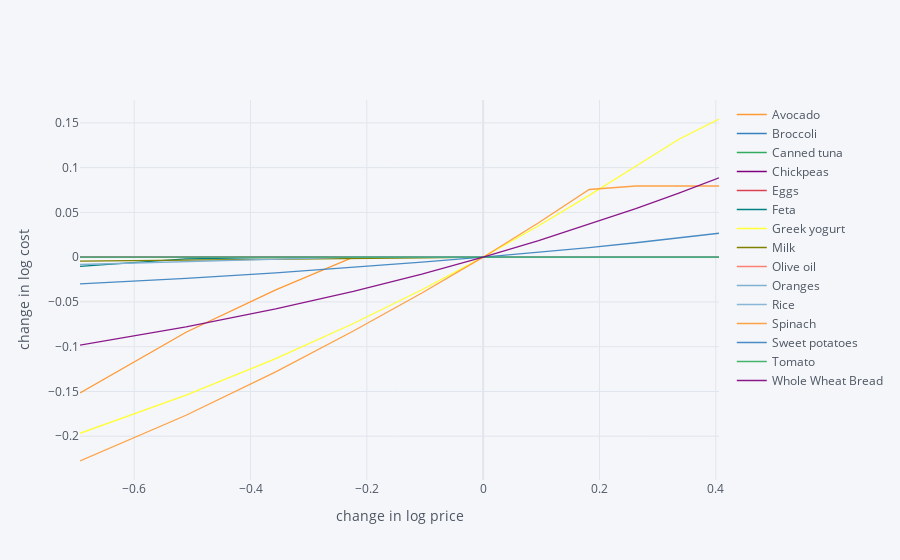

Write notebook code for a chart like this one.
### Markdown cell above
We repeat the process for the international market.

### Code cell
import cufflinks as cf
cf.go_offline()
scale = [.5,.6,.7,.8,.9,1.,1.1,1.2,1.3,1.4,1.5]
cost0 = solve_subsistence_problem(FoodNutrients,PricesIM,bminM22,bmaxM22,tol=1e-6).fun
PricesIM_response={}
for s in scale:
    cost = {}
    for i,p in enumerate(PricesIM):
        my_p = PricesIM.copy()
        my_p[i] = p*s
        result = solve_subsistence_problem(FoodNutrients,my_p,bminM22,bmaxM22,tol=1e-6)
        cost[PricesIM.index[i]] = np.log(result.fun/cost0)
    PricesIM_response[np.log(s)] = cost
PricesIM_response = pd.DataFrame(PricesIM_response).T
PricesIM_response.iplot(xTitle='change in log price',yTitle='change in log cost')

### Figure 1 — Plotly figure (JSON) as saved in the notebook; plotly's stock layout.template omitted (floating-point values rounded to 4 significant figures)
{"data": [{"line": {"color": "rgba(255, 153, 51, 1.0)", "dash": "solid", "shape": "linear", "width": 1.3}, "mode": "lines", "name": "Avocado", "text": "", "type": "scatter", "x": [-0.6931, -0.5108, -0.3567, -0.2231, -0.1054, 0, 0.09531, 0.1823, 0.2624, 0.3365, 0.4055], "y": [-0.1516, -0.08385, -0.03662, -3.183e-08, -3.045e-08, 0, -3.095e-08, -3.161e-08, -3.006e-08, -3.199e-08, -3.178e-08]}, {"line": {"color": "rgba(55, 128, 191, 1.0)", "dash": "solid", "shape": "linear", "width": 1.3}, "mode": "lines", "name": "Broccoli", "text": "", "type": "scatter", "x": [-0.6931, -0.5108, -0.3567, -0.2231, -0.1054, 0, 0.09531, 0.1823, 0.2624, 0.3365, 0.4055], "y": [-3.199e-08, -1.542e-08, -3.123e-08, -8.513e-09, 3.482e-09, 0, -9.68e-09, -2.046e-08, -2.659e-08, -2.769e-08, -2.663e-08]}, {"line": {"color": "rgba(50, 171, 96, 1.0)", "dash": "solid", "shape": "linear", "width": 1.3}, "mode": "lines", "name": "Canned tuna", "text": "", "type": "scatter", "x": [-0.6931, -0.5108, -0.3567, -0.2231, -0.1054, 0, 0.09531, 0.1823, 0.2624, 0.3365, 0.4055], "y": [6.664e-08, 9.606e-08, -1.352e-08, -3.141e-08, -3.188e-08, 0, -3.203e-08, -3.082e-08, -2.3e-08, -3.206e-08, -3.065e-08]}, {"line": {"color": "rgba(128, 0, 128, 1.0)", "dash": "solid", "shape": "linear", "width": 1.3}, "mode": "lines", "name": "Chickpeas", "text": "", "type": "scatter", "x": [-0.6931, -0.5108, -0.3567, -0.2231, -0.1054, 0, 0.09531, 0.1823, 0.2624, 0.3365, 0.4055], "y": [-2.622e-08, 6.727e-08, -3.206e-08, 2.907e-08, -2.689e-08, 0, -3.046e-09, -1.847e-08, -3.148e-08, -3.183e-08, -3.206e-08]}, {"line": {"color": "rgba(219, 64, 82, 1.0)", "dash": "solid", "shape": "linear", "width": 1.3}, "mode": "lines", "name": "Eggs", "text": "", "type": "scatter", "x": [-0.6931, -0.5108, -0.3567, -0.2231, -0.1054, 0, 0.09531, 0.1823, 0.2624, 0.3365, 0.4055], "y": [-1.703e-08, -1.075e-08, -5.686e-09, -2.431e-09, -9.633e-10, 0, 1.407e-09, -8.24e-10, 1.085e-07, -3.163e-08, -3.139e-08]}, {"line": {"color": "rgba(0, 128, 128, 1.0)", "dash": "solid", "shape": "linear", "width": 1.3}, "mode": "lines", "name": "Feta", "text": "", "type": "scatter", "x": [-0.6931, -0.5108, -0.3567, -0.2231, -0.1054, 0, 0.09531, 0.1823, 0.2624, 0.3365, 0.4055], "y": [-0.01031, -0.001949, -0.0002077, 5.571e-08, 7.18e-08, 0, -3.182e-08, -3.204e-08, 6.323e-08, -2.444e-09, -3.075e-08]}, {"line": {"color": "rgba(255, 255, 51, 1.0)", "dash": "solid", "shape": "linear", "width": 1.3}, "mode": "lines", "name": "Greek yogurt", "text": "", "type": "scatter", "x": [-0.6931, -0.5108, -0.3567, -0.2231, -0.1054, 0, 0.09531, 0.1823, 0.2624, 0.3365, 0.4055], "y": [-0.1967, -0.1542, -0.1133, -0.07411, -0.03637, 0, 0.03509, 0.06899, 0.1015, 0.1317, 0.1544]}, {"line": {"color": "rgba(128, 128, 0, 1.0)", "dash": "solid", "shape": "linear", "width": 1.3}, "mode": "lines", "name": "Milk", "text": "", "type": "scatter", "x": [-0.6931, -0.5108, -0.3567, -0.2231, -0.1054, 0, 0.09531, 0.1823, 0.2624, 0.3365, 0.4055], "y": [-0.004435, -0.003546, -0.002659, -0.001772, -0.0008854, 0, 0.0006868, 0.0006868, 0.0006868, 0.0006868, 0.0006868]}, {"line": {"color": "rgba(251, 128, 114, 1.0)", "dash": "solid", "shape": "linear", "width": 1.3}, "mode": "lines", "name": "Olive oil", "text": "", "type": "scatter", "x": [-0.6931, -0.5108, -0.3567, -0.2231, -0.1054, 0, 0.09531, 0.1823, 0.2624, 0.3365, 0.4055], "y": [-3.187e-08, -3.203e-08, -3.132e-08, -2.758e-09, 5.823e-09, 0, -2.586e-09, -3.406e-09, -3.493e-09, -3.42e-09, -2.066e-09]}, {"line": {"color": "rgba(128, 177, 211, 1.0)", "dash": "solid", "shape": "linear", "width": 1.3}, "mode": "lines", "name": "Oranges", "text": "", "type": "scatter", "x": [-0.6931, -0.5108, -0.3567, -0.2231, -0.1054, 0, 0.09531, 0.1823, 0.2624, 0.3365, 0.4055], "y": [-0.008187, -0.004994, -0.001812, -3.194e-08, -3.205e-08, 0, -3.065e-08, -3.055e-08, -3.166e-08, -3.206e-08, -3.188e-08]}, {"line": {"color": "rgba(128, 177, 211, 0.8999999999999999)", "dash": "solid", "shape": "linear", "width": 1.3}, "mode": "lines", "name": "Rice", "text": "", "type": "scatter", "x": [-0.6931, -0.5108, -0.3567, -0.2231, -0.1054, 0, 0.09531, 0.1823, 0.2624, 0.3365, 0.4055], "y": [-3.153e-08, 1.174e-07, -3.075e-08, -4.83e-09, 5.81e-09, 0, -6.519e-09, -1.246e-08, -1.9e-08, -2.764e-08, -3.201e-08]}, {"line": {"color": "rgba(255, 153, 51, 0.8999999999999999)", "dash": "solid", "shape": "linear", "width": 1.3}, "mode": "lines", "name": "Spinach", "text": "", "type": "scatter", "x": [-0.6931, -0.5108, -0.3567, -0.2231, -0.1054, 0, 0.09531, 0.1823, 0.2624, 0.3365, 0.4055], "y": [-0.2277, -0.1766, -0.1281, -0.08248, -0.04005, 0, 0.03851, 0.07559, 0.0795, 0.0795, 0.0795]}, {"line": {"color": "rgba(55, 128, 191, 0.8999999999999999)", "dash": "solid", "shape": "linear", "width": 1.3}, "mode": "lines", "name": "Sweet potatoes", "text": "", "type": "scatter", "x": [-0.6931, -0.5108, -0.3567, -0.2231, -0.1054, 0, 0.09531, 0.1823, 0.2624, 0.3365, 0.4055], "y": [-0.02994, -0.02374, -0.01758, -0.01145, -0.005428, 0, 0.005399, 0.01077, 0.01611, 0.02142, 0.02671]}, {"line": {"color": "rgba(50, 171, 96, 0.8999999999999999)", "dash": "solid", "shape": "linear", "width": 1.3}, "mode": "lines", "name": "Tomato ", "text": "", "type": "scatter", "x": [-0.6931, -0.5108, -0.3567, -0.2231, -0.1054, 0, 0.09531, 0.1823, 0.2624, 0.3365, 0.4055], "y": [0, 0, 0, 0, 0, 0, 0, 0, 0, 0, 0]}, {"line": {"color": "rgba(128, 0, 128, 0.8999999999999999)", "dash": "solid", "shape": "linear", "width": 1.3}, "mode": "lines", "name": "Whole Wheat Bread", "text": "", "type": "scatter", "x": [-0.6931, -0.5108, -0.3567, -0.2231, -0.1054, 0, 0.09531, 0.1823, 0.2624, 0.3365, 0.4055], "y": [-0.09832, -0.07787, -0.05782, -0.03818, -0.01891, 0, 0.01855, 0.03677, 0.05435, 0.07162, 0.08859]}], "layout": {"legend": {"bgcolor": "#F5F6F9", "font": {"color": "#4D5663"}}, "paper_bgcolor": "#F5F6F9", "plot_bgcolor": "#F5F6F9", "title": {"font": {"color": "#4D5663"}}, "xaxis": {"gridcolor": "#E1E5ED", "showgrid": true, "tickfont": {"color": "#4D5663"}, "title": {"font": {"color": "#4D5663"}, "text": "change in log price"}, "zerolinecolor": "#E1E5ED"}, "yaxis": {"gridcolor": "#E1E5ED", "showgrid": true, "tickfont": {"color": "#4D5663"}, "title": {"font": {"color": "#4D5663"}, "text": "change in log cost"}, "zerolinecolor": "#E1E5ED"}}}
